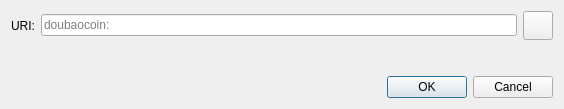
<?xml version="1.0" encoding="UTF-8"?>
<ui version="4.0">
 <class>OpenURIDialog</class>
 <widget class="QDialog" name="OpenURIDialog">
  <property name="geometry">
   <rect>
    <x>0</x>
    <y>0</y>
    <width>564</width>
    <height>109</height>
   </rect>
  </property>
  <property name="windowTitle">
   <string>Open DouBaoCoin URI</string>
  </property>
  <layout class="QVBoxLayout" name="verticalLayout">
   <item>
    <layout class="QHBoxLayout" name="horizontalLayout">
     <item>
      <widget class="QLabel" name="label">
       <property name="text">
        <string>URI:</string>
       </property>
      </widget>
     </item>
     <item>
      <widget class="QValidatedLineEdit" name="uriEdit">
       <property name="placeholderText">
        <string notr="true">doubaocoin:</string>
       </property>
      </widget>
     </item>
     <item>
      <widget class="QToolButton" name="pasteButton">
       <property name="toolTip">
        <string extracomment="Tooltip text for button that allows you to paste an address that is in your clipboard.">Paste address from clipboard</string>
       </property>
       <property name="text">
        <string/>
       </property>
       <property name="icon">
        <iconset resource="../bitcoin.qrc">
         <normaloff>:/icons/editpaste</normaloff>:/icons/editpaste
        </iconset>
       </property>
       <property name="iconSize">
        <size>
         <width>22</width>
         <height>22</height>
        </size>
       </property>
      </widget>
     </item>
    </layout>
   </item>
   <item>
    <spacer name="verticalSpacer">
     <property name="orientation">
      <enum>Qt::Vertical</enum>
     </property>
     <property name="sizeHint" stdset="0">
      <size>
       <width>20</width>
       <height>40</height>
      </size>
     </property>
    </spacer>
   </item>
   <item>
    <widget class="QDialogButtonBox" name="buttonBox">
     <property name="orientation">
      <enum>Qt::Horizontal</enum>
     </property>
     <property name="standardButtons">
      <set>QDialogButtonBox::Cancel|QDialogButtonBox::Ok</set>
     </property>
    </widget>
   </item>
  </layout>
 </widget>
 <customwidgets>
  <customwidget>
   <class>QValidatedLineEdit</class>
   <extends>QLineEdit</extends>
   <header>qt/qvalidatedlineedit.h</header>
  </customwidget>
 </customwidgets>
 <resources/>
 <connections>
  <connection>
   <sender>buttonBox</sender>
   <signal>accepted()</signal>
   <receiver>OpenURIDialog</receiver>
   <slot>accept()</slot>
   <hints>
    <hint type="sourcelabel">
     <x>248</x>
     <y>254</y>
    </hint>
    <hint type="destinationlabel">
     <x>157</x>
     <y>274</y>
    </hint>
   </hints>
  </connection>
  <connection>
   <sender>buttonBox</sender>
   <signal>rejected()</signal>
   <receiver>OpenURIDialog</receiver>
   <slot>reject()</slot>
   <hints>
    <hint type="sourcelabel">
     <x>316</x>
     <y>260</y>
    </hint>
    <hint type="destinationlabel">
     <x>286</x>
     <y>274</y>
    </hint>
   </hints>
  </connection>
 </connections>
</ui>
